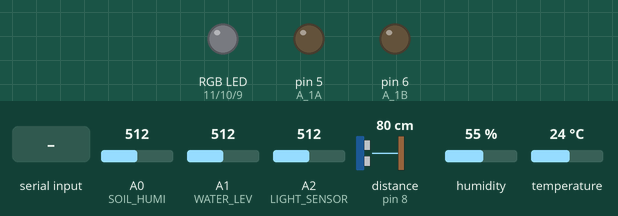
Simulated run of this sketch. Board: Arduino Uno, built with avr-gcc and run on an emulated ATmega328P. Shown: an RGB LED mixed from three pins (HIGH = lit), output pins drawn as LEDs (lit = HIGH). Wiring (inferred from the names in the program): ultrasonic range finder: trigger pin 7; echo pin 8. The inputs (shaded band) are chosen by the test bench; at power-on: A0 (SOIL_HUMI) = 512, A1 (WATER_LEV) = 512, A2 (LIGHT_SENSOR) = 512, distance to the obstacle (sensor on pin 8) 80 cm, humidity 55 %, temperature 24 °C. The echo pulse lasts 58.3 µs per cm; dim RGB values are drawn brighter than linear; pins used as bus, display or sensor lines are not drawn; what the sketch prints to the serial monitor is not drawn.

Above: at 1.2 s.
1.3 s: "off\n" received over Serial
At 1.6 s:
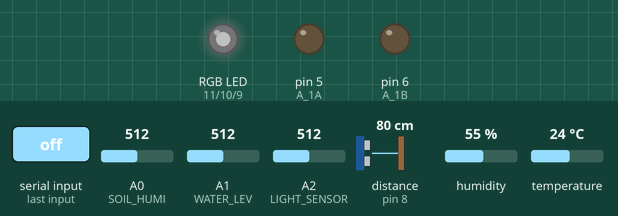
2.8 s: A0 (SOIL_HUMI) set to 595
4.3 s: A0 (SOIL_HUMI) set to 613
At 5.1 s:
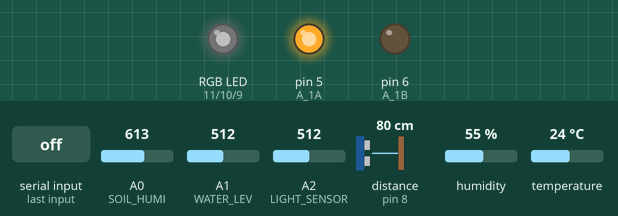
Timing chart, 0 to 11.5 s (numbered marks = the images above; inputs shaded):
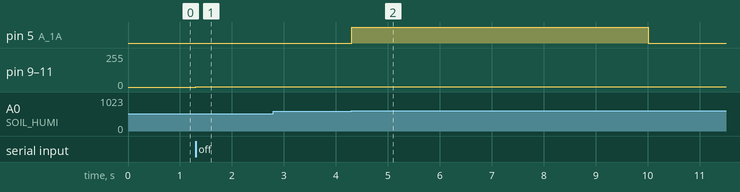

Measured:
- the behaviour switches between 603 and 604 on A0 (SOIL_HUMI) (found by bisection; images 1 and 2)
- after the input at 1.3 s, pin 9 (bluePin), pin 10 (greenPin), pin 11 (redPin): 0/255 → 1/255 at once
- after the input at 2.8 s, every drawn part: stays the same
- after the input at 4.3 s, pin 5 (A_1A): LOW → HIGH at once, → LOW 5.7 s later

The sketch:

arduino_from_nodejs.ino
```cpp
#include <string.h>
#include <DHT.h>

# define A_1A 5
# define A_1B 6
# define SOIL_HUMI A0 // 토양습도센서 핀 설정
# define WATER_LEV A1 // 수위감지센서 핀 설정
# define LIGHT_SENSOR A2
# define TRIG_PIN 7
# define ECHO_PIN 8

# define DHTPIN 4
# define DHTTYPE 11
DHT dht(DHTPIN, DHTTYPE);

int bluePin = 9;
int greenPin = 10;
int redPin = 11;
bool watering_init = false;

int soil, psoil;
int water_lev;

unsigned long watering_start = 0;
unsigned long watering_end = 0;

// 전역변수를 먼저 선언하여 loop문에서 초기화가 되지 않도록 함
String control_status;
String led_type;
int intensity1;
int intensity2;
int intensity3;
int resistence;

int init_level;
int end_level;
int watering_amount = 0;

unsigned long pump_start = 0;
unsigned long duration = 0;
unsigned long pump_duration = 10000;
unsigned long waiting = 5000;

unsigned long serial_wait = 0;

void setup() {
  pinMode(bluePin, OUTPUT);
  pinMode(greenPin, OUTPUT);
  pinMode(redPin, OUTPUT);
  pinMode(A_1A, OUTPUT); // 모터드라이브 출력모드
  pinMode(A_1B, OUTPUT);
  pinMode(LIGHT_SENSOR, INPUT);
  pinMode(TRIG_PIN, OUTPUT);
  pinMode(ECHO_PIN, INPUT);

  digitalWrite(A_1A, LOW); // 모터드라이브 초기값은 끈 상태
  digitalWrite(A_1B, LOW);

  dht.begin();

  Serial.begin(9600);

  // 초기값은 setup()문에서 전달바람
  intensity1 = 0;
  intensity2 = 0;
  intensity3 = 0;
  resistence = 0;
}

void loop() {
  double h = dht.readHumidity();
  double t = dht.readTemperature();

  if (isnan(h) || isnan(t)) {
    Serial.println("failed to read from DHT sensor.");
    return;
  }

  soil = analogRead(SOIL_HUMI); // A0에서 읽은 값 저장
  psoil = map(soil, 1023, 0, 0, 100); // 0 ~ 100으로 soil값 매핑
  water_lev = analogRead(WATER_LEV);

  double distance = measureDistance();

  int lightValue = analogRead(LIGHT_SENSOR);
  int brightness = map(lightValue, 0, 1023, 0, 255);

  if (Serial.available() > 0) {
    // 유효한 문자열이나 값은 여기서 입력받길 바람
    String receivedString = "";

    while (Serial.available() > 0) {
      receivedString = Serial.readStringUntil('\n');
    }

    if (receivedString == "on") {
      control_status = "on";
    }
    else if (receivedString == "off") {
      control_status = "off";
    }

    if (receivedString.startsWith("led01_")) {
      String result = trimming(receivedString);

      if (try_parseInt(result)) {
        intensity1 = result.toInt();
      }
    }

    if (receivedString.startsWith("led02_")) {
      String result = trimming(receivedString);

      if (try_parseInt(result)) {
        intensity2 = result.toInt();
      }
    }

    if (receivedString.startsWith("led03_")) {
      String result = trimming(receivedString);

      if (try_parseInt(result)) {
        intensity3 = result.toInt();
      }
    }

    if (receivedString.startsWith("res_")) {
      String result = trimming(receivedString);

      if (try_parseInt(result)) {
        resistence = result.toInt();
      }
    }

    if (receivedString.startsWith("dur_")) {
      String result = trimming(receivedString);

      if (try_parseInt(result)) {
        duration = result.toInt();
      }
    }
  }

    // 전달받은 값은 이쪽에서 제어
  if (control_status == "on") {
    analogWrite(bluePin, intensity1);
    analogWrite(greenPin, intensity2);
    analogWrite(redPin, intensity3);
  }
  else if (control_status == "off") {
    analogWrite(bluePin, 1);
    analogWrite(greenPin, 1);
    analogWrite(redPin, 1);
  }

  if (watering_init && control_status == "on") {
    if (millis() - pump_start <= duration) {
      digitalWrite(A_1A, HIGH);
      analogWrite(A_1B, resistence);

      if (watering_start == 0) {
        watering_start = millis();
        init_level = water_lev;
      }

      watering_end = 0;
    }
    else if (millis() - pump_start <= duration + waiting) {
      digitalWrite(A_1A, LOW);
      digitalWrite(A_1B, LOW);

      if (watering_end == 0) {
        watering_end = millis();
        end_level = water_lev;
        watering_amount = init_level - end_level;
      }
    }
    else {
      pump_start = millis();
      watering_start = 0;
    }
  }
  else if (control_status == "off" && psoil <= 40) {
    if (millis() - pump_start <= pump_duration) {
      digitalWrite(A_1A, HIGH);
      analogWrite(A_1B, resistence);

      if (watering_start == 0) {
        watering_start = millis();
        init_level = water_lev;
      }

      watering_end = 0;
    }
    else if (millis() - pump_start <= pump_duration + waiting) {
      digitalWrite(A_1A, LOW);
      digitalWrite(A_1B, LOW);

      if (watering_end == 0) {
        watering_end = millis();
        end_level = water_lev;
        watering_amount = init_level - end_level;
      }
    }
    else {
      pump_start = millis();
      watering_start = 0;
    }
  }
  else {
    digitalWrite(A_1A, LOW);
    digitalWrite(A_1B, LOW);

    if (watering_end == 0) {
      watering_end = millis();
      watering_amount = init_level - end_level;
      watering_start = 0;
    }
  }

  if (watering_amount < 0) {
    watering_amount = 0;
  }

  String data = "{ ";
  data += "\"temperature\": ";
  data += String(t, 2);
  data += ", ";

  data += "\"humidity\": ";
  data += String(h, 2);
  data += ", ";

  data += "\"water_level\": ";
  data += String(water_lev);
  data += ", ";

  data += "\"watering_amount\": ";
  data += String(watering_amount);
  data += ", ";

  data += "\"distance\": ";
  data += String(distance);
  data += ", ";

  data += "\"soil_humidity\": ";
  data += String(psoil);
  data += ", ";

  data += "\"led01\": ";
  data += String(intensity1);
  data += ", ";

  data += "\"led02\": ";
  data += String(intensity2);
  data += ", ";

  data += "\"led03\": ";
  data += String(intensity3);
  data += ", ";

  data += "\"pump_start\": ";
  data += String(pump_start / 1000);
  data += ", ";

  data += "\"millis()\": ";
  data += String(millis() / 1000);
  data += " }";

  if (millis() - serial_wait >= 2000) {
    Serial.println(data);
    watering_amount = 0;

    serial_wait = millis();
  }
}

double measureDistance() {
  digitalWrite(TRIG_PIN, LOW);
  delayMicroseconds(2);
  digitalWrite(TRIG_PIN, HIGH);
  delayMicroseconds(10);
  digitalWrite(TRIG_PIN, LOW);

  unsigned long duration = pulseIn(ECHO_PIN, HIGH);
  double distance = ((duration * 0.0343) / 2); // 소리의 속도는 초당 343m, 왕복거리를 고려하여 나누기 2

  if (duration == 0) {
    return -1;
  }
  else {
    double height;

    if (25.8 - distance <= 0)
    {
      height = 0;
    }
    else {
      height = 25.8 - distance;
    }

    return height;
  }
}

bool try_parseInt (String str) {
  if (str == "0")
    return true;

  int num = atoi(str.c_str());
  return num != 0;
}

String trimming (String str) {
  String result;

  int index1 = str.indexOf('_');
  int index2 = str.length();
  String value = str.substring(index1 + 1, index2);

  if (index1 != -1) {
    result = value;
  }
  else {
    result = str;
  }

  return result;
}
```
